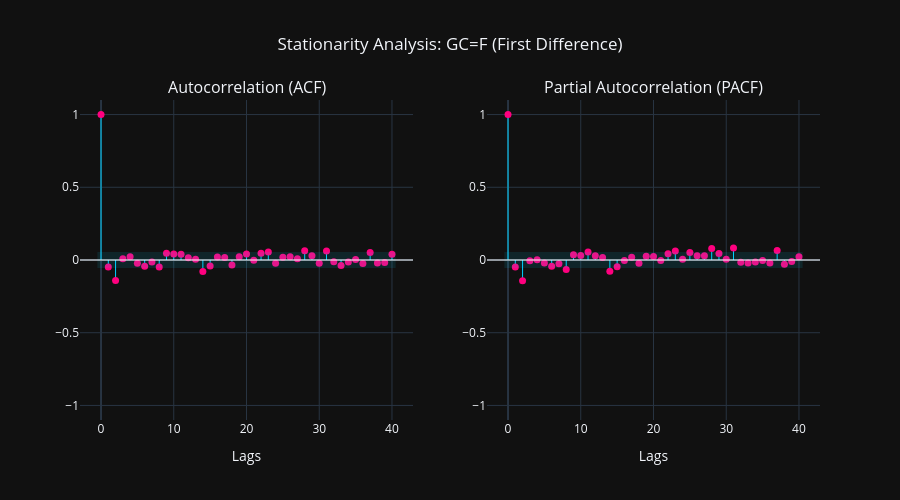

Notebook code for this chart:
### Markdown cell above
#### 2.4 Lag Relationship Visualization

Plots display autocorrelation patterns across lags, informing parameter selection.

### Code cell
# Establish the time series data for analysis by computing first-order differences to remove the trend component.
diff_series = df['Close'].diff().dropna()
n_obs = len(diff_series)

# Compute autocorrelation and partial autocorrelation values across 40 lags.
lags = 40
acf_vals = acf(diff_series, nlags=lags)
pacf_vals = pacf(diff_series, nlags=lags, method='ywm')

# Compute the 95 percent confidence interval bounds for statistical significance testing.
ci_value = 1.96 / np.sqrt(n_obs)

# Instantiate plotly subplots for side-by-side ACF and PACF visualization.
fig = make_subplots(
    rows=1, cols=2,
    subplot_titles=('Autocorrelation (ACF)', 'Partial Autocorrelation (PACF)'),
    horizontal_spacing=0.1
)

def add_corr_traces(fig, vals, row, col):
    # Draw vertical lines from zero to each correlation value to represent the magnitude of correlation.
    for i, val in enumerate(vals):
        fig.add_trace(
            go.Scatter(
                x=[i, i], y=[0, val],
                mode='lines',
                line=dict(color='#00D1FF', width=1),
                hoverinfo='skip',
                showlegend=False
            ),
            row=row, col=col
        )

    # Overlay circular markers at the end of each vertical line to highlight individual values.
    fig.add_trace(
        go.Scatter(
            x=np.arange(len(vals)), y=vals,
            mode='markers',
            marker=dict(color='#FF007F', size=7),
            showlegend=False,
            hovertemplate="Lag: %{x}<br>Corr: %{y:.4f}<extra></extra>"
        ),
        row=row, col=col
    )

    # Add a shaded rectangular region to indicate the confidence interval boundary.
    fig.add_shape(
        type="rect", x0=-0.5, y0=-ci_value, x1=lags+0.5, y1=ci_value,
        fillcolor="rgba(0, 209, 255, 0.1)", line=dict(width=0),
        row=row, col=col
    )

    # Draw a horizontal line at y zero for reference.
    fig.add_hline(y=0, line_color="white", line_width=1, row=row, col=col)

# Populate the figure with ACF and PACF traces.
add_corr_traces(fig, acf_vals, 1, 1)
add_corr_traces(fig, pacf_vals, 1, 2)

# Apply visual formatting and labeling to the complete plot.
fig.update_layout(
    height=500, title_text=f"Stationarity Analysis: {ticker} (First Difference)",
    template='plotly_dark', title_x=0.5
)
fig.update_xaxes(title_text="Lags")
fig.update_yaxes(range=[-1.1, 1.1])

fig.show()

### Figure 1 — Plotly figure (JSON) as saved in the notebook; plotly's stock layout.template omitted (floating-point values rounded to 4 significant figures)
{"data": [{"hoverinfo": "skip", "line": {"color": "#00D1FF", "width": 1}, "mode": "lines", "showlegend": false, "type": "scatter", "x": [0, 0], "xaxis": "x", "y": [0, 1], "yaxis": "y"}, {"hoverinfo": "skip", "line": {"color": "#00D1FF", "width": 1}, "mode": "lines", "showlegend": false, "type": "scatter", "x": [1, 1], "xaxis": "x", "y": [0, -0.04889], "yaxis": "y"}, {"hoverinfo": "skip", "line": {"color": "#00D1FF", "width": 1}, "mode": "lines", "showlegend": false, "type": "scatter", "x": [2, 2], "xaxis": "x", "y": [0, -0.1405], "yaxis": "y"}, {"hoverinfo": "skip", "line": {"color": "#00D1FF", "width": 1}, "mode": "lines", "showlegend": false, "type": "scatter", "x": [3, 3], "xaxis": "x", "y": [0, 0.009026], "yaxis": "y"}, {"hoverinfo": "skip", "line": {"color": "#00D1FF", "width": 1}, "mode": "lines", "showlegend": false, "type": "scatter", "x": [4, 4], "xaxis": "x", "y": [0, 0.02162], "yaxis": "y"}, {"hoverinfo": "skip", "line": {"color": "#00D1FF", "width": 1}, "mode": "lines", "showlegend": false, "type": "scatter", "x": [5, 5], "xaxis": "x", "y": [0, -0.02204], "yaxis": "y"}, {"hoverinfo": "skip", "line": {"color": "#00D1FF", "width": 1}, "mode": "lines", "showlegend": false, "type": "scatter", "x": [6, 6], "xaxis": "x", "y": [0, -0.04319], "yaxis": "y"}, {"hoverinfo": "skip", "line": {"color": "#00D1FF", "width": 1}, "mode": "lines", "showlegend": false, "type": "scatter", "x": [7, 7], "xaxis": "x", "y": [0, -0.01363], "yaxis": "y"}, {"hoverinfo": "skip", "line": {"color": "#00D1FF", "width": 1}, "mode": "lines", "showlegend": false, "type": "scatter", "x": [8, 8], "xaxis": "x", "y": [0, -0.04886], "yaxis": "y"}, {"hoverinfo": "skip", "line": {"color": "#00D1FF", "width": 1}, "mode": "lines", "showlegend": false, "type": "scatter", "x": [9, 9], "xaxis": "x", "y": [0, 0.04599], "yaxis": "y"}, {"hoverinfo": "skip", "line": {"color": "#00D1FF", "width": 1}, "mode": "lines", "showlegend": false, "type": "scatter", "x": [10, 10], "xaxis": "x", "y": [0, 0.04061], "yaxis": "y"}, {"hoverinfo": "skip", "line": {"color": "#00D1FF", "width": 1}, "mode": "lines", "showlegend": false, "type": "scatter", "x": [11, 11], "xaxis": "x", "y": [0, 0.03968], "yaxis": "y"}, {"hoverinfo": "skip", "line": {"color": "#00D1FF", "width": 1}, "mode": "lines", "showlegend": false, "type": "scatter", "x": [12, 12], "xaxis": "x", "y": [0, 0.01464], "yaxis": "y"}, {"hoverinfo": "skip", "line": {"color": "#00D1FF", "width": 1}, "mode": "lines", "showlegend": false, "type": "scatter", "x": [13, 13], "xaxis": "x", "y": [0, 0.005794], "yaxis": "y"}, {"hoverinfo": "skip", "line": {"color": "#00D1FF", "width": 1}, "mode": "lines", "showlegend": false, "type": "scatter", "x": [14, 14], "xaxis": "x", "y": [0, -0.07867], "yaxis": "y"}, {"hoverinfo": "skip", "line": {"color": "#00D1FF", "width": 1}, "mode": "lines", "showlegend": false, "type": "scatter", "x": [15, 15], "xaxis": "x", "y": [0, -0.04121], "yaxis": "y"}, {"hoverinfo": "skip", "line": {"color": "#00D1FF", "width": 1}, "mode": "lines", "showlegend": false, "type": "scatter", "x": [16, 16], "xaxis": "x", "y": [0, 0.02014], "yaxis": "y"}, {"hoverinfo": "skip", "line": {"color": "#00D1FF", "width": 1}, "mode": "lines", "showlegend": false, "type": "scatter", "x": [17, 17], "xaxis": "x", "y": [0, 0.01678], "yaxis": "y"}, {"hoverinfo": "skip", "line": {"color": "#00D1FF", "width": 1}, "mode": "lines", "showlegend": false, "type": "scatter", "x": [18, 18], "xaxis": "x", "y": [0, -0.03522], "yaxis": "y"}, {"hoverinfo": "skip", "line": {"color": "#00D1FF", "width": 1}, "mode": "lines", "showlegend": false, "type": "scatter", "x": [19, 19], "xaxis": "x", "y": [0, 0.0218], "yaxis": "y"}, {"hoverinfo": "skip", "line": {"color": "#00D1FF", "width": 1}, "mode": "lines", "showlegend": false, "type": "scatter", "x": [20, 20], "xaxis": "x", "y": [0, 0.04126], "yaxis": "y"}, {"hoverinfo": "skip", "line": {"color": "#00D1FF", "width": 1}, "mode": "lines", "showlegend": false, "type": "scatter", "x": [21, 21], "xaxis": "x", "y": [0, -0.001949], "yaxis": "y"}, {"hoverinfo": "skip", "line": {"color": "#00D1FF", "width": 1}, "mode": "lines", "showlegend": false, "type": "scatter", "x": [22, 22], "xaxis": "x", "y": [0, 0.04584], "yaxis": "y"}, {"hoverinfo": "skip", "line": {"color": "#00D1FF", "width": 1}, "mode": "lines", "showlegend": false, "type": "scatter", "x": [23, 23], "xaxis": "x", "y": [0, 0.05431], "yaxis": "y"}, {"hoverinfo": "skip", "line": {"color": "#00D1FF", "width": 1}, "mode": "lines", "showlegend": false, "type": "scatter", "x": [24, 24], "xaxis": "x", "y": [0, -0.02274], "yaxis": "y"}, {"hoverinfo": "skip", "line": {"color": "#00D1FF", "width": 1}, "mode": "lines", "showlegend": false, "type": "scatter", "x": [25, 25], "xaxis": "x", "y": [0, 0.01883], "yaxis": "y"}, {"hoverinfo": "skip", "line": {"color": "#00D1FF", "width": 1}, "mode": "lines", "showlegend": false, "type": "scatter", "x": [26, 26], "xaxis": "x", "y": [0, 0.02211], "yaxis": "y"}, {"hoverinfo": "skip", "line": {"color": "#00D1FF", "width": 1}, "mode": "lines", "showlegend": false, "type": "scatter", "x": [27, 27], "xaxis": "x", "y": [0, 0.00807], "yaxis": "y"}, {"hoverinfo": "skip", "line": {"color": "#00D1FF", "width": 1}, "mode": "lines", "showlegend": false, "type": "scatter", "x": [28, 28], "xaxis": "x", "y": [0, 0.0628], "yaxis": "y"}, {"hoverinfo": "skip", "line": {"color": "#00D1FF", "width": 1}, "mode": "lines", "showlegend": false, "type": "scatter", "x": [29, 29], "xaxis": "x", "y": [0, 0.02944], "yaxis": "y"}, {"hoverinfo": "skip", "line": {"color": "#00D1FF", "width": 1}, "mode": "lines", "showlegend": false, "type": "scatter", "x": [30, 30], "xaxis": "x", "y": [0, -0.02212], "yaxis": "y"}, {"hoverinfo": "skip", "line": {"color": "#00D1FF", "width": 1}, "mode": "lines", "showlegend": false, "type": "scatter", "x": [31, 31], "xaxis": "x", "y": [0, 0.06191], "yaxis": "y"}, {"hoverinfo": "skip", "line": {"color": "#00D1FF", "width": 1}, "mode": "lines", "showlegend": false, "type": "scatter", "x": [32, 32], "xaxis": "x", "y": [0, -0.01231], "yaxis": "y"}, {"hoverinfo": "skip", "line": {"color": "#00D1FF", "width": 1}, "mode": "lines", "showlegend": false, "type": "scatter", "x": [33, 33], "xaxis": "x", "y": [0, -0.03819], "yaxis": "y"}, {"hoverinfo": "skip", "line": {"color": "#00D1FF", "width": 1}, "mode": "lines", "showlegend": false, "type": "scatter", "x": [34, 34], "xaxis": "x", "y": [0, -0.01435], "yaxis": "y"}, {"hoverinfo": "skip", "line": {"color": "#00D1FF", "width": 1}, "mode": "lines", "showlegend": false, "type": "scatter", "x": [35, 35], "xaxis": "x", "y": [0, 0.003007], "yaxis": "y"}, {"hoverinfo": "skip", "line": {"color": "#00D1FF", "width": 1}, "mode": "lines", "showlegend": false, "type": "scatter", "x": [36, 36], "xaxis": "x", "y": [0, -0.02417], "yaxis": "y"}, {"hoverinfo": "skip", "line": {"color": "#00D1FF", "width": 1}, "mode": "lines", "showlegend": false, "type": "scatter", "x": [37, 37], "xaxis": "x", "y": [0, 0.05153], "yaxis": "y"}, {"hoverinfo": "skip", "line": {"color": "#00D1FF", "width": 1}, "mode": "lines", "showlegend": false, "type": "scatter", "x": [38, 38], "xaxis": "x", "y": [0, -0.02115], "yaxis": "y"}, {"hoverinfo": "skip", "line": {"color": "#00D1FF", "width": 1}, "mode": "lines", "showlegend": false, "type": "scatter", "x": [39, 39], "xaxis": "x", "y": [0, -0.01696], "yaxis": "y"}, {"hoverinfo": "skip", "line": {"color": "#00D1FF", "width": 1}, "mode": "lines", "showlegend": false, "type": "scatter", "x": [40, 40], "xaxis": "x", "y": [0, 0.03872], "yaxis": "y"}, {"hovertemplate": "Lag: %{x}<br>Corr: %{y:.4f}<extra></extra>", "marker": {"color": "#FF007F", "size": 7}, "mode": "markers", "showlegend": false, "type": "scatter", "x": [0, 1, 2, 3, 4, 5, 6, 7, 8, 9, 10, 11, 12, 13, 14, 15, 16, 17, 18, 19, 20, 21, 22, 23, 24, 25, 26, 27, 28, 29, 30, 31, 32, 33, 34, 35, 36, 37, 38, 39, 40], "xaxis": "x", "y": [1.0, -0.04889, -0.1405, 0.009026, 0.02162, -0.02204, -0.04319, -0.01363, -0.04886, 0.04599, 0.04061, 0.03968, 0.01464, 0.005794, -0.07867, -0.04121, 0.02014, 0.01678, -0.03522, 0.0218, 0.04126, -0.001949, 0.04584, 0.05431, -0.02274, 0.01883, 0.02211, 0.00807, 0.0628, 0.02944, -0.02212, 0.06191, -0.01231, -0.03819, -0.01435, 0.003007, -0.02417, 0.05153, -0.02115, -0.01696, 0.03872], "yaxis": "y"}, {"hoverinfo": "skip", "line": {"color": "#00D1FF", "width": 1}, "mode": "lines", "showlegend": false, "type": "scatter", "x": [0, 0], "xaxis": "x2", "y": [0, 1], "yaxis": "y2"}, {"hoverinfo": "skip", "line": {"color": "#00D1FF", "width": 1}, "mode": "lines", "showlegend": false, "type": "scatter", "x": [1, 1], "xaxis": "x2", "y": [0, -0.04889], "yaxis": "y2"}, {"hoverinfo": "skip", "line": {"color": "#00D1FF", "width": 1}, "mode": "lines", "showlegend": false, "type": "scatter", "x": [2, 2], "xaxis": "x2", "y": [0, -0.1432], "yaxis": "y2"}, {"hoverinfo": "skip", "line": {"color": "#00D1FF", "width": 1}, "mode": "lines", "showlegend": false, "type": "scatter", "x": [3, 3], "xaxis": "x2", "y": [0, -0.005965], "yaxis": "y2"}, {"hoverinfo": "skip", "line": {"color": "#00D1FF", "width": 1}, "mode": "lines", "showlegend": false, "type": "scatter", "x": [4, 4], "xaxis": "x2", "y": [0, 0.001711], "yaxis": "y2"}, {"hoverinfo": "skip", "line": {"color": "#00D1FF", "width": 1}, "mode": "lines", "showlegend": false, "type": "scatter", "x": [5, 5], "xaxis": "x2", "y": [0, -0.02073], "yaxis": "y2"}, {"hoverinfo": "skip", "line": {"color": "#00D1FF", "width": 1}, "mode": "lines", "showlegend": false, "type": "scatter", "x": [6, 6], "xaxis": "x2", "y": [0, -0.0432], "yaxis": "y2"}, {"hoverinfo": "skip", "line": {"color": "#00D1FF", "width": 1}, "mode": "lines", "showlegend": false, "type": "scatter", "x": [7, 7], "xaxis": "x2", "y": [0, -0.02503], "yaxis": "y2"}, {"hoverinfo": "skip", "line": {"color": "#00D1FF", "width": 1}, "mode": "lines", "showlegend": false, "type": "scatter", "x": [8, 8], "xaxis": "x2", "y": [0, -0.06488], "yaxis": "y2"}, {"hoverinfo": "skip", "line": {"color": "#00D1FF", "width": 1}, "mode": "lines", "showlegend": false, "type": "scatter", "x": [9, 9], "xaxis": "x2", "y": [0, 0.03533], "yaxis": "y2"}, {"hoverinfo": "skip", "line": {"color": "#00D1FF", "width": 1}, "mode": "lines", "showlegend": false, "type": "scatter", "x": [10, 10], "xaxis": "x2", "y": [0, 0.03042], "yaxis": "y2"}, {"hoverinfo": "skip", "line": {"color": "#00D1FF", "width": 1}, "mode": "lines", "showlegend": false, "type": "scatter", "x": [11, 11], "xaxis": "x2", "y": [0, 0.05543], "yaxis": "y2"}, {"hoverinfo": "skip", "line": {"color": "#00D1FF", "width": 1}, "mode": "lines", "showlegend": false, "type": "scatter", "x": [12, 12], "xaxis": "x2", "y": [0, 0.02935], "yaxis": "y2"}, {"hoverinfo": "skip", "line": {"color": "#00D1FF", "width": 1}, "mode": "lines", "showlegend": false, "type": "scatter", "x": [13, 13], "xaxis": "x2", "y": [0, 0.01758], "yaxis": "y2"}, {"hoverinfo": "skip", "line": {"color": "#00D1FF", "width": 1}, "mode": "lines", "showlegend": false, "type": "scatter", "x": [14, 14], "xaxis": "x2", "y": [0, -0.07806], "yaxis": "y2"}, {"hoverinfo": "skip", "line": {"color": "#00D1FF", "width": 1}, "mode": "lines", "showlegend": false, "type": "scatter", "x": [15, 15], "xaxis": "x2", "y": [0, -0.04669], "yaxis": "y2"}, {"hoverinfo": "skip", "line": {"color": "#00D1FF", "width": 1}, "mode": "lines", "showlegend": false, "type": "scatter", "x": [16, 16], "xaxis": "x2", "y": [0, -0.003891], "yaxis": "y2"}, {"hoverinfo": "skip", "line": {"color": "#00D1FF", "width": 1}, "mode": "lines", "showlegend": false, "type": "scatter", "x": [17, 17], "xaxis": "x2", "y": [0, 0.0183], "yaxis": "y2"}, {"hoverinfo": "skip", "line": {"color": "#00D1FF", "width": 1}, "mode": "lines", "showlegend": false, "type": "scatter", "x": [18, 18], "xaxis": "x2", "y": [0, -0.02306], "yaxis": "y2"}, {"hoverinfo": "skip", "line": {"color": "#00D1FF", "width": 1}, "mode": "lines", "showlegend": false, "type": "scatter", "x": [19, 19], "xaxis": "x2", "y": [0, 0.02551], "yaxis": "y2"}, {"hoverinfo": "skip", "line": {"color": "#00D1FF", "width": 1}, "mode": "lines", "showlegend": false, "type": "scatter", "x": [20, 20], "xaxis": "x2", "y": [0, 0.02371], "yaxis": "y2"}, {"hoverinfo": "skip", "line": {"color": "#00D1FF", "width": 1}, "mode": "lines", "showlegend": false, "type": "scatter", "x": [21, 21], "xaxis": "x2", "y": [0, -0.003289], "yaxis": "y2"}, {"hoverinfo": "skip", "line": {"color": "#00D1FF", "width": 1}, "mode": "lines", "showlegend": false, "type": "scatter", "x": [22, 22], "xaxis": "x2", "y": [0, 0.04365], "yaxis": "y2"}, {"hoverinfo": "skip", "line": {"color": "#00D1FF", "width": 1}, "mode": "lines", "showlegend": false, "type": "scatter", "x": [23, 23], "xaxis": "x2", "y": [0, 0.06265], "yaxis": "y2"}, {"hoverinfo": "skip", "line": {"color": "#00D1FF", "width": 1}, "mode": "lines", "showlegend": false, "type": "scatter", "x": [24, 24], "xaxis": "x2", "y": [0, 0.005669], "yaxis": "y2"}, {"hoverinfo": "skip", "line": {"color": "#00D1FF", "width": 1}, "mode": "lines", "showlegend": false, "type": "scatter", "x": [25, 25], "xaxis": "x2", "y": [0, 0.05076], "yaxis": "y2"}, {"hoverinfo": "skip", "line": {"color": "#00D1FF", "width": 1}, "mode": "lines", "showlegend": false, "type": "scatter", "x": [26, 26], "xaxis": "x2", "y": [0, 0.02963], "yaxis": "y2"}, {"hoverinfo": "skip", "line": {"color": "#00D1FF", "width": 1}, "mode": "lines", "showlegend": false, "type": "scatter", "x": [27, 27], "xaxis": "x2", "y": [0, 0.02869], "yaxis": "y2"}, {"hoverinfo": "skip", "line": {"color": "#00D1FF", "width": 1}, "mode": "lines", "showlegend": false, "type": "scatter", "x": [28, 28], "xaxis": "x2", "y": [0, 0.07853], "yaxis": "y2"}, {"hoverinfo": "skip", "line": {"color": "#00D1FF", "width": 1}, "mode": "lines", "showlegend": false, "type": "scatter", "x": [29, 29], "xaxis": "x2", "y": [0, 0.04389], "yaxis": "y2"}, {"hoverinfo": "skip", "line": {"color": "#00D1FF", "width": 1}, "mode": "lines", "showlegend": false, "type": "scatter", "x": [30, 30], "xaxis": "x2", "y": [0, 0.005712], "yaxis": "y2"}, {"hoverinfo": "skip", "line": {"color": "#00D1FF", "width": 1}, "mode": "lines", "showlegend": false, "type": "scatter", "x": [31, 31], "xaxis": "x2", "y": [0, 0.08169], "yaxis": "y2"}, {"hoverinfo": "skip", "line": {"color": "#00D1FF", "width": 1}, "mode": "lines", "showlegend": false, "type": "scatter", "x": [32, 32], "xaxis": "x2", "y": [0, -0.01601], "yaxis": "y2"}, {"hoverinfo": "skip", "line": {"color": "#00D1FF", "width": 1}, "mode": "lines", "showlegend": false, "type": "scatter", "x": [33, 33], "xaxis": "x2", "y": [0, -0.02], "yaxis": "y2"}, {"hoverinfo": "skip", "line": {"color": "#00D1FF", "width": 1}, "mode": "lines", "showlegend": false, "type": "scatter", "x": [34, 34], "xaxis": "x2", "y": [0, -0.01331], "yaxis": "y2"}, {"hoverinfo": "skip", "line": {"color": "#00D1FF", "width": 1}, "mode": "lines", "showlegend": false, "type": "scatter", "x": [35, 35], "xaxis": "x2", "y": [0, -0.003666], "yaxis": "y2"}, {"hoverinfo": "skip", "line": {"color": "#00D1FF", "width": 1}, "mode": "lines", "showlegend": false, "type": "scatter", "x": [36, 36], "xaxis": "x2", "y": [0, -0.02133], "yaxis": "y2"}, {"hoverinfo": "skip", "line": {"color": "#00D1FF", "width": 1}, "mode": "lines", "showlegend": false, "type": "scatter", "x": [37, 37], "xaxis": "x2", "y": [0, 0.06541], "yaxis": "y2"}, {"hoverinfo": "skip", "line": {"color": "#00D1FF", "width": 1}, "mode": "lines", "showlegend": false, "type": "scatter", "x": [38, 38], "xaxis": "x2", "y": [0, -0.03004], "yaxis": "y2"}, {"hoverinfo": "skip", "line": {"color": "#00D1FF", "width": 1}, "mode": "lines", "showlegend": false, "type": "scatter", "x": [39, 39], "xaxis": "x2", "y": [0, -0.01065], "yaxis": "y2"}, {"hoverinfo": "skip", "line": {"color": "#00D1FF", "width": 1}, "mode": "lines", "showlegend": false, "type": "scatter", "x": [40, 40], "xaxis": "x2", "y": [0, 0.02189], "yaxis": "y2"}, {"hovertemplate": "Lag: %{x}<br>Corr: %{y:.4f}<extra></extra>", "marker": {"color": "#FF007F", "size": 7}, "mode": "markers", "showlegend": false, "type": "scatter", "x": [0, 1, 2, 3, 4, 5, 6, 7, 8, 9, 10, 11, 12, 13, 14, 15, 16, 17, 18, 19, 20, 21, 22, 23, 24, 25, 26, 27, 28, 29, 30, 31, 32, 33, 34, 35, 36, 37, 38, 39, 40], "xaxis": "x2", "y": [1.0, -0.04889, -0.1432, -0.005965, 0.001711, -0.02073, -0.0432, -0.02503, -0.06488, 0.03533, 0.03042, 0.05543, 0.02935, 0.01758, -0.07806, -0.04669, -0.003891, 0.0183, -0.02306, 0.02551, 0.02371, -0.003289, 0.04365, 0.06265, 0.005669, 0.05076, 0.02963, 0.02869, 0.07853, 0.04389, 0.005712, 0.08169, -0.01601, -0.02, -0.01331, -0.003666, -0.02133, 0.06541, -0.03004, -0.01065, 0.02189], "yaxis": "y2"}], "layout": {"annotations": [{"font": {"size": 16}, "showarrow": false, "text": "Autocorrelation (ACF)", "x": 0.225, "xanchor": "center", "xref": "paper", "y": 1, "yanchor": "bottom", "yref": "paper"}, {"font": {"size": 16}, "showarrow": false, "text": "Partial Autocorrelation (PACF)", "x": 0.775, "xanchor": "center", "xref": "paper", "y": 1, "yanchor": "bottom", "yref": "paper"}], "height": 500, "shapes": [{"fillcolor": "rgba(0, 209, 255, 0.1)", "line": {"width": 0}, "type": "rect", "x0": -0.5, "x1": 40.5, "xref": "x", "y0": -0.0555, "y1": 0.0555, "yref": "y"}, {"line": {"color": "white", "width": 1}, "type": "line", "x0": 0, "x1": 1, "xref": "x domain", "y0": 0, "y1": 0, "yref": "y"}, {"fillcolor": "rgba(0, 209, 255, 0.1)", "line": {"width": 0}, "type": "rect", "x0": -0.5, "x1": 40.5, "xref": "x2", "y0": -0.0555, "y1": 0.0555, "yref": "y2"}, {"line": {"color": "white", "width": 1}, "type": "line", "x0": 0, "x1": 1, "xref": "x2 domain", "y0": 0, "y1": 0, "yref": "y2"}], "title": {"text": "Stationarity Analysis: GC=F (First Difference)", "x": 0.5}, "xaxis": {"anchor": "y", "domain": [0, 0.45], "title": {"text": "Lags"}}, "xaxis2": {"anchor": "y2", "domain": [0.55, 1], "title": {"text": "Lags"}}, "yaxis": {"anchor": "x", "domain": [0, 1], "range": [-1.1, 1.1]}, "yaxis2": {"anchor": "x2", "domain": [0, 1], "range": [-1.1, 1.1]}}}
